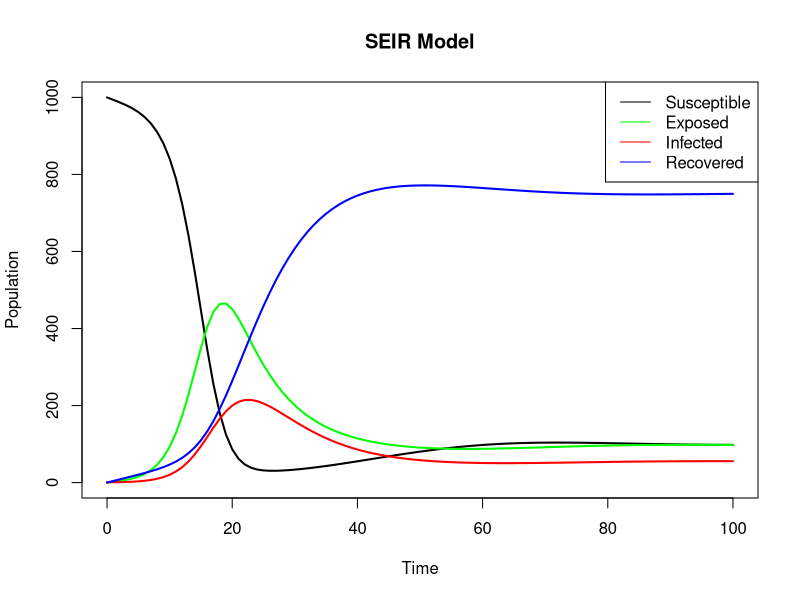

Write the R code that produced this figure.
library(deSolve)
# Function to calculate beta
beta_calc <- function(R_0, mu = 0.02 / 365.25, sigma = 1 / 8, gamma = 1 / 5) {
  R_0 / ((sigma / (mu + sigma)) * (1 / (mu + gamma)))
}

# Function to calculate S*
S.star <- function(beta, N, mu = 0.02 / 365.25, sigma = 1 / 8, gamma = 1 / 5) {
  N * ((mu + sigma) / beta) * ((mu + gamma) / sigma)
}

# Function to calculate E*
E.star <- function(beta, N, mu = 0.02 / 365.25, sigma = 1 / 8, gamma = 1 / 5) {
  mu * (N - S.star(beta, N, mu, sigma, gamma)) / (mu + sigma)
}

# Function to calculate I*
I.star <- function(beta, N, mu = 0.02 / 365.25, sigma = 1 / 8, gamma = 1 / 5) {
  (sigma / (mu + gamma)) * E.star(beta, N, mu, sigma, gamma)
}

# Function to calculate R*
R.star <- function(beta, N, mu = 0.02 / 365.25, sigma = 1 / 8, gamma = 1 / 5) {
  (gamma / mu) * I.star(beta, N, mu, sigma, gamma)
}

# Set initial conditions
initial_conditions <- c(S = 1000, E = 0, I = 1, R = 0)

N0 = initial_conditions[1] + initial_conditions[2] + initial_conditions[3] + initial_conditions[4]

#N0 <- 7696580
S.star(beta_calc(13),N0)+E.star(beta_calc(13),N0)+I.star(beta_calc(13),N0)+R.star(beta_calc(13),N0)

# Define the ODE system
seir_model <- function(t, y, parameters) {
  with(as.list(c(y, parameters)), {
    
    S <- y[1]
    E <- y[2]
    I <- y[3]
    R <- y[4]
    
    N = sum(y)
    dS <- nu * (1 - p) - (beta_calc(13) * S * I) / N - mu * S
    dE <- (beta_calc(13) * S * I) / N - (sigma + mu) * E
    dI <- sigma * E - (gamma + mu) * I
    dR <- nu * p + gamma * I - mu * R
    return(list(c(dS, dE, dI, dR)))
  })
}

seir <- function(t, y, params) {
  S <- y[1]
  E <- y[2]
  I <- y[3]
  R <- y[4]
  
  beta <- params["beta"]
  N <- params["N"]
  mu <- params["mu"]
  sigma <- params["sigma"]
  gamma <- params["gamma"]
  vacc_rate <- params["vacc_rate"]
  nu <- mu * N
  
  dSdt <- nu - (beta * S * I / N) - (mu * S) - (vacc_rate * S)
  dEdt <- (beta * S * I / N) - (mu * E) - (sigma * E)
  dIdt <- (sigma * E) - (mu * I) - (gamma * I)
  dRdt <- (gamma * I) - (mu * R) + (vacc_rate * S)
  
  return(list(c(dSdt, dEdt, dIdt, dRdt)))
}


# Set parameter values
parameters <- c(beta_calc(13), sigma = 1/8, gamma = 1/5, mu = 0.02, nu = 0.02*N0[[1]], p = 0.2)

# Set time range
time_range <- seq(0, 100, by = 1)

# Solve the ODE system
solution <- lsoda(initial_conditions, time_range, seir_model, parameters)


# Extract the solution
solution_matrix <- solution[, 2:5]
colnames(solution_matrix) <- c("S", "E", "I", "R")

# Plot the solution
matplot(time_range, solution_matrix, type = "l", xlab = "Time", ylab = "Population",
        main = "SEIR Model", lty = 1, lwd = 2, col = c("black", "green", "red", "blue"))
legend("topright", legend = c("Susceptible", "Exposed", "Infected", "Recovered"),
       col = c("black", "green", "red", "blue"), lty = 1)
 
